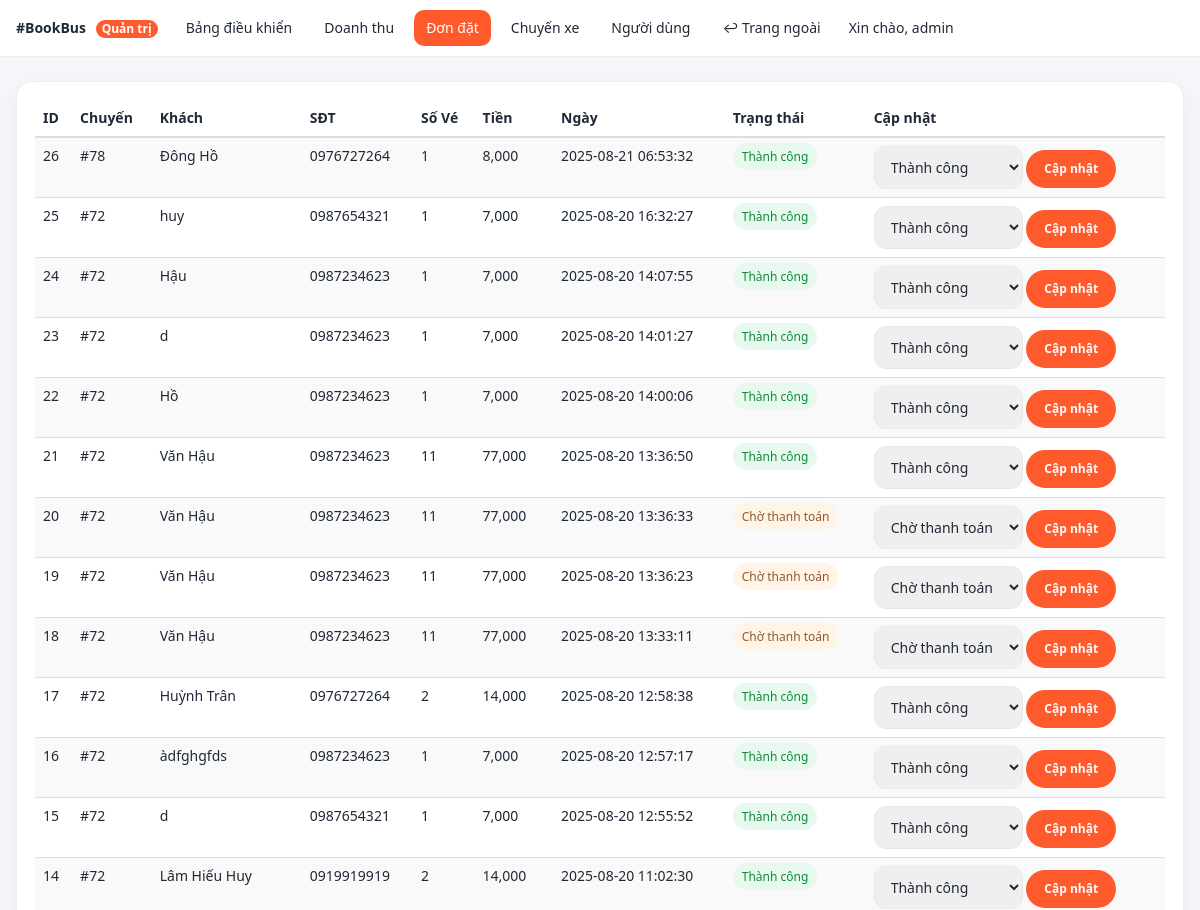
Page /admin/orders.php (signed in, upper part) on the earlier database version.
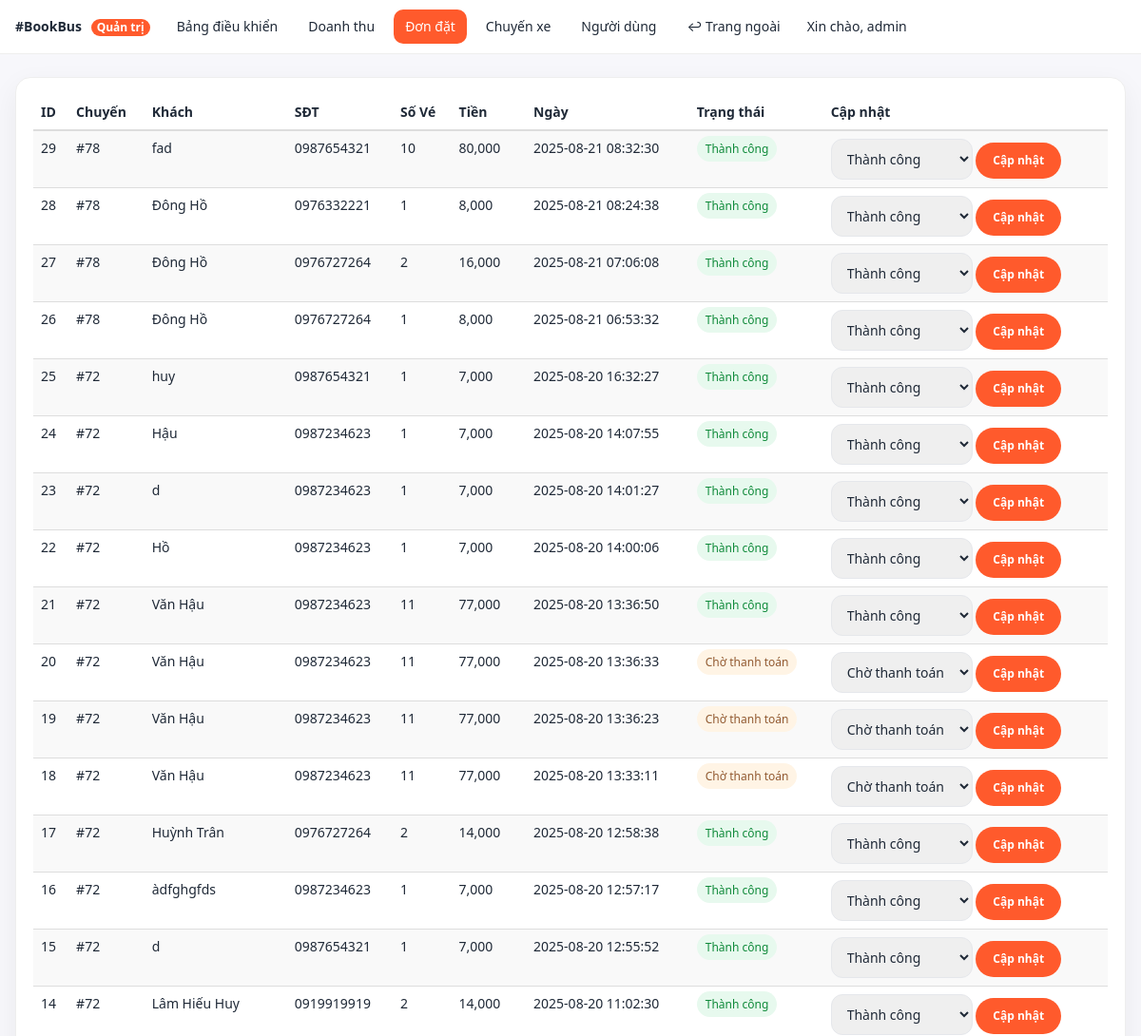
Same page on the later database version.
### tables this page shows
CREATE TABLE "dat_ve" (
        id INTEGER PRIMARY KEY AUTOINCREMENT,
        user_id INTEGER,
        id_chuyen INTEGER,
        ho_ten TEXT,
        email TEXT,
        sdt TEXT,
        so_luong INTEGER DEFAULT 1,
        amount REAL DEFAULT 0,
        gia_ve REAL DEFAULT 0,
        payment_status TEXT DEFAULT 'pending',
        order_id TEXT,
        ngay_dat TEXT DEFAULT (datetime('now', 'localtime')),
        created_at TEXT DEFAULT (datetime('now', 'localtime'))
    , payment_provider TEXT DEFAULT 'mock', txn_id TEXT, ipn_payload TEXT, updated_at TEXT);

### admin/orders.php (the view, shortened to what this page needs)
<?php
require_once __DIR__ . "/_layout_top.php";
require_once __DIR__ . "/../libs/db_chuyenxe.php";
$rows = $pdo->query("SELECT id,id_chuyen,ho_ten,sdt,so_luong,amount,ngay_dat,payment_status FROM dat_ve ORDER BY id DESC")->fetchAll(PDO::FETCH_ASSOC);
function vn_status($s){
  $map = [
    'pending'  => 'Chờ thanh toán',
    'paid'     => 'Đã thanh toán',
    'success'  => 'Thành công',
    'failed'   => 'Thất bại',
    'refunded' => 'Đã hoàn tiền',
  ];
  return $map[$s] ?? $s;
}
function badge_class($s){
  if ($s==='pending') return 'badge-status badge-pending';
  return 'badge-status badge-success';
}
$opts = ['pending','paid','success','failed','refunded'];
?>
<div class="cardx">
  <div class="table-responsive">
  <table class="table table-sm table-striped align-middle">
    <thead><tr>
      <th>ID</th><th>Chuyến</th><th>Khách</th><th>SĐT</th><th>Số Vé</th><th>Tiền</th><th>Ngày</th><th>Trạng thái</th><th>Cập nhật</th>
    </tr></thead>
    <tbody>
    <?php foreach($rows as $r): $st=$r['payment_status']; ?>
    <tr>
      <td><?=$r['id']?></td>
      <td>#<?=$r['id_chuyen']?></td>
      <td><?=htmlspecialchars($r['ho_ten'])?></td>
      <td><?=htmlspecialchars($r['sdt'])?></td>
      <td><?=$r['so_luong']?></td>
      <td><?=number_format((int)$r['amount'])?></td>
      <td><?=htmlspecialchars($r['ngay_dat'])?></td>
      <td><span class="<?=badge_class($st)?>"><?=vn_status($st)?></span></td>
      <td>
        <form method="post" action="orders_action.php" class="d-flex gap-2 align-items-center">
          <select name="status" class="form-select form-select-sm" style="width:auto;">
            <?php foreach($opts as $o): ?>
              <option value="<?=$o?>" <?=$st===$o?'selected':''?>><?=vn_status($o)?></option>
            <?php endforeach; ?>
          </select>
          <button class="btn btn-sm btn-brand">Cập nhật</button>
        </form>
      </td>
    </tr>
    <?php endforeach; ?>
    </tbody>
  </table>
  </div>
</div>
<?php require_once __DIR__ . "/_layout_bottom.php"; ?>

Differences in the rows shown:
added dat_ve: id "29", id_chuyen "78", ho_ten "fad", sdt "0987654321", so_luong "10", amount "80,000", ngay_dat "2025-08-21 08:32:30", payment_status "Thành công", status "Thành công"
added dat_ve: id "28", id_chuyen "78", ho_ten "Đông Hồ", sdt "0976332221", so_luong "1", amount "8,000", ngay_dat "2025-08-21 08:24:38", payment_status "Thành công", status "Thành công"
added dat_ve: id "27", id_chuyen "78", ho_ten "Đông Hồ", sdt "0976727264", so_luong "2", amount "16,000", ngay_dat "2025-08-21 07:06:08", payment_status "Thành công", status "Thành công"
